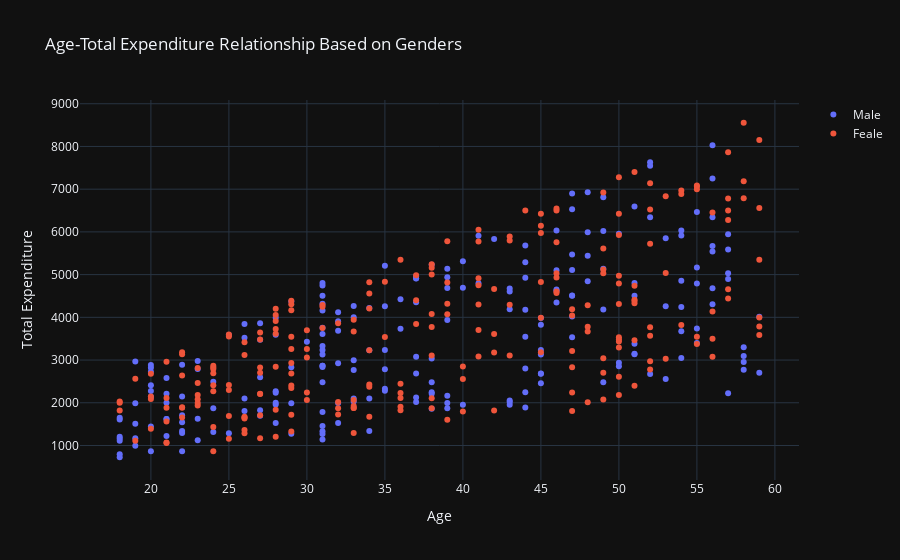

Notebook code cell kept with this figure:
### Markdown cell above
### Relationship of Age-Total Expenditure Based on Genders

### Code cell
male = df.loc[df['user_gender'] == 'Male']
female = df.loc[df['user_gender'] == 'Female']


male_scatter = go.Scatter(x = male['user_age'],
                        y = male['total_amount'],
                        mode = 'markers',
                        name = 'Male')

female_scatter = go.Scatter(x = female['user_age'],
                        y = female['total_amount'],
                        mode ='markers',
                        name ='Feale')

gender_layout = go.Layout(title = dict(text = 'Age-Total Expenditure Relationship Based on Genders'),
                         xaxis = dict(title ='Age'),
                         yaxis = dict(title = 'Total Expenditure'),
                         template = 'plotly_dark')                          
                         
fig = go.Figure (data = [male_scatter, female_scatter], layout = gender_layout)
                         
iplot(fig)

### Figure 1 — Plotly figure (JSON) as saved in the notebook; plotly's stock layout.template omitted (floating-point values rounded to 4 significant figures; data arrays with more than 128 entries replaced by an {"elided": "..."} marker saying what was removed)
{"data": [{"mode": "markers", "name": "Male", "type": "scatter", "x": {"elided": "221 int values"}, "y": {"elided": "221 int values"}}, {"mode": "markers", "name": "Feale", "type": "scatter", "x": {"elided": "230 int values"}, "y": {"elided": "230 int values"}}], "layout": {"title": {"text": "Age-Total Expenditure Relationship Based on Genders"}, "xaxis": {"title": {"text": "Age"}}, "yaxis": {"title": {"text": "Total Expenditure"}}}}
